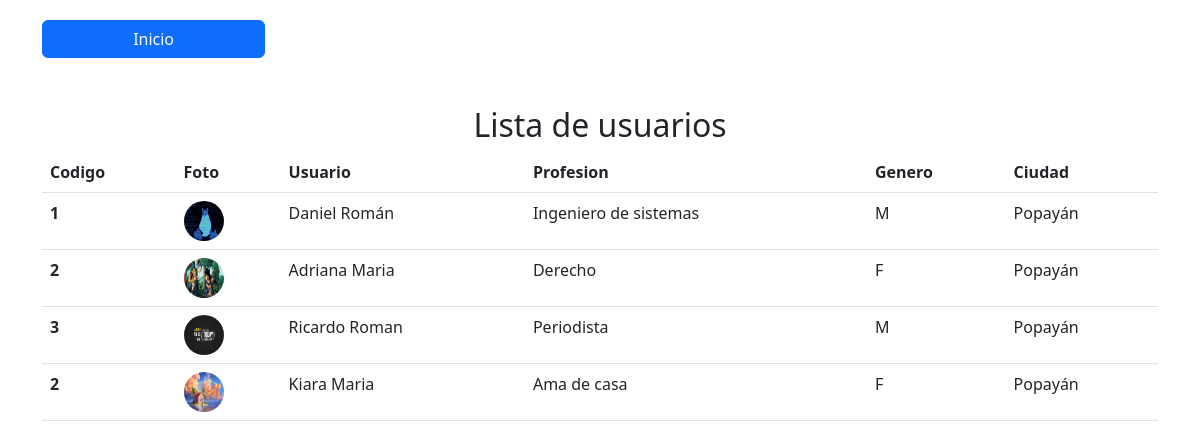
Screenshot of /usuarios/ with the database file from the repository.
### usuarios/models.py (models this page shows, shortened)
class Usuario(models.Model):
    genero_eleccion=(
    ('M','Masculino'),
    ('F','Femenino'),
    )
    codigo=models.IntegerField()
    foto=models.ImageField(upload_to="fotos/%Y/%m/%d/")#Para que almacene la foto en carpetas ordenadas por año-mes-dia
    nombre=models.CharField(max_length=100)
    profesion=models.CharField(max_length=100)
    genero=models.CharField(choices=genero_eleccion,max_length=100)
    ciudad=models.CharField(max_length=100)

### usuarios/views.py (the view)
# urls.py: path("",views.listarUsuarios,name="listarUsuarios")
def listarUsuarios(request):
    consulta=Usuario.objects.all()
    return render(request,'listarusuario.html',{'consulta':consulta})

### templates/listarusuario.html (shortened to what this page needs)
{% load static %}
<!DOCTYPE html>
<html lang="es" dir="ltr">
<head>
  <link rel="stylesheet" href="{% static 'css/bootstrap.min.css' %}">
</head>
<body>
  <div class="container">
    <a  style="width:20%;margin-top:20px" href="{% url 'inicio' %}" class="btn btn-primary"  >Inicio</a>
    <h2 class="text-center mt-5">Lista de usuarios</h2>
    <table class="table">
      <thead>
        <tr>
          <th scope="col">Codigo</th>
          <th scope="col">Foto</th>
          <th scope="col">Usuario</th>
          <th scope="col">Profesion</th>
          <th scope="col">Genero</th>
          <th scope="col">Ciudad</th>
        </tr>
      </thead>
      <tbody>
        {% for u in consulta %}
        <tr>
          <th scope="row">{{u.codigo}}</th>
          <td><img src="{{u.foto.url}}" width="40" height="40" style="border-radius:50px"></td>
          <td>{{u.nombre}}</td>
          <td>{{u.profesion}}</td>
          <td>{{u.genero}}</td>
          <td>{{u.ciudad}}</td>
        </tr>
       {% endfor %}
      </tbody>
    </table>
  </div>
</body>
</html>

### rows the page displays
Usuario: codigo "1", foto (picture), nombre "Daniel Román", profesion "Ingeniero de sistemas", genero "M", ciudad "Popayán"
Usuario: codigo "2", foto (picture), nombre "Adriana Maria", profesion "Derecho", genero "F", ciudad "Popayán"
Usuario: codigo "3", foto (picture), nombre "Ricardo Roman", profesion "Periodista", genero "M", ciudad "Popayán"
Usuario: codigo "2", foto (picture), nombre "Kiara Maria", profesion "Ama de casa", genero "F", ciudad "Popayán"
